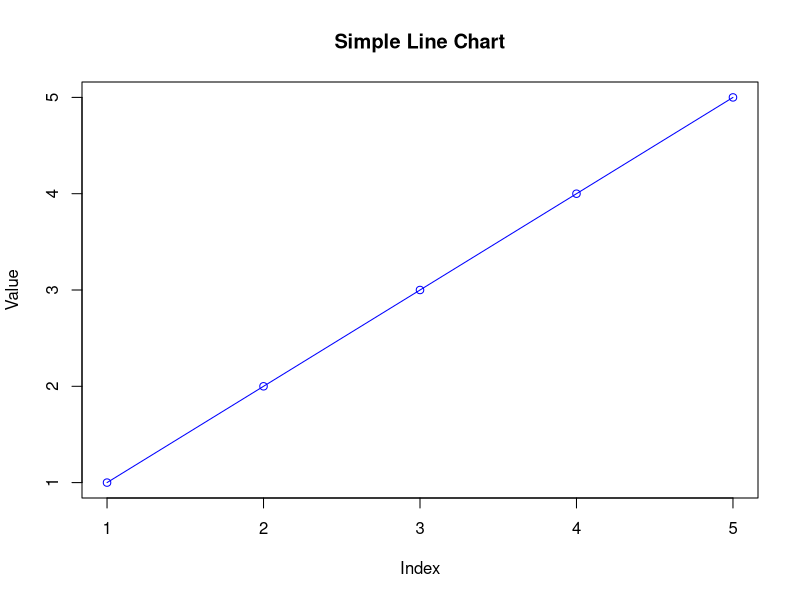
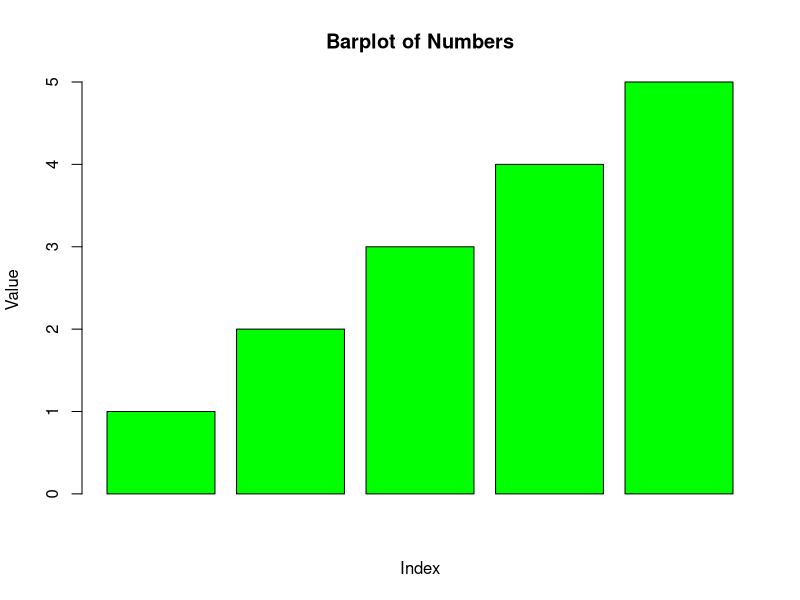

Reproduce these figures in R, in order.
# Basic R code to test VS Code setup with charts

install.packages("remotes")


# Print a message
print("VS Code R setup is working!")

# Simple calculation
result <- 2 + 2
print(paste("2 + 2 =", result))

# Create a vector and display it
numbers <- c(1, 2, 3, 4, 5)
print("Numbers vector:")
print(numbers)

# Plot a simple chart
plot(numbers, type = "o", col = "blue", main = "Simple Line Chart", xlab = "Index", ylab = "Value")

# Create a barplot
barplot(numbers, col = "green", main = "Barplot of Numbers", xlab = "Index", ylab = "Value")